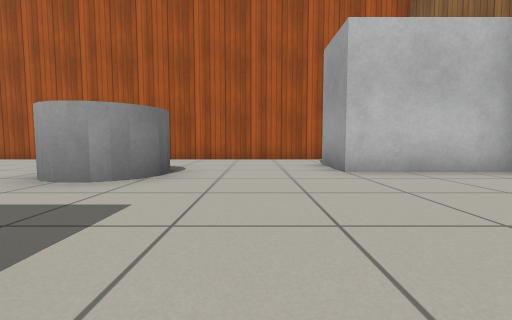
View 1 (above)

20 first-person views from a walk through a Gazebo world. The camera is 0.5 m above the floor, tilts 4° down and sees 90° across. The floor is counted in squares, 1 m on a side. Each view is taken from the middle of a square. On the plan, view 1 faces up. The plan holds only what a view shows up to about 9 squares ahead; the rest is blank. Simple patterns stand in for the simulator's built-in surfaces. Some stock models are drawn as simple stand-ins.

View 2
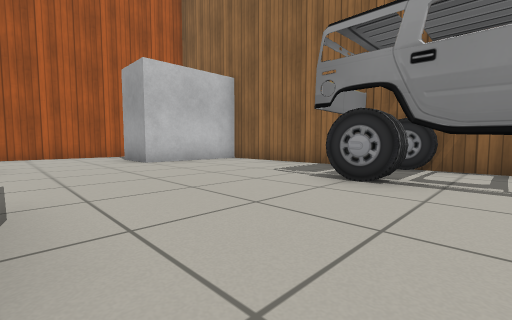

View 3
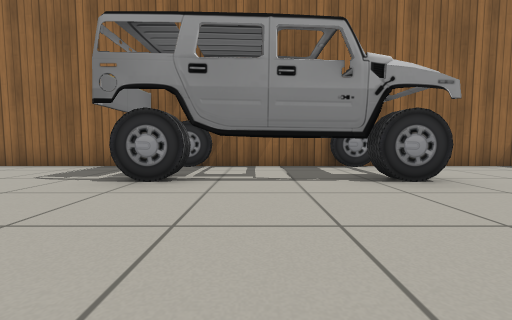

View 4
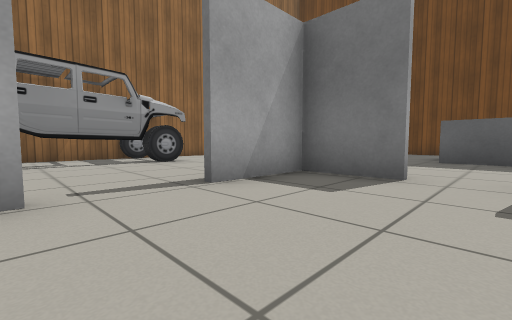

View 5
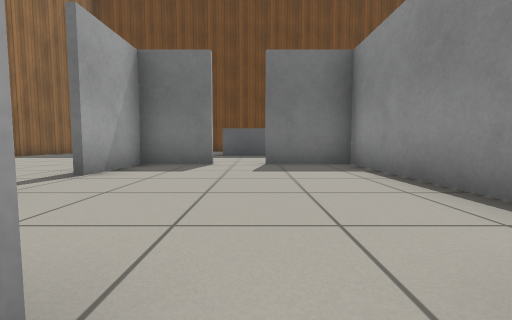

View 6
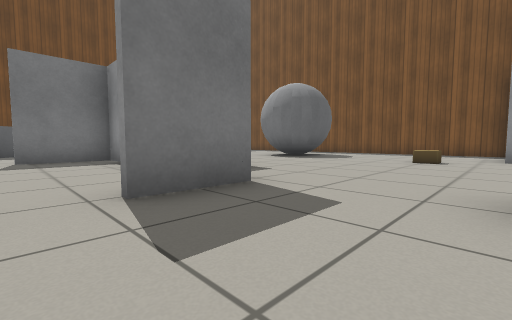

View 7
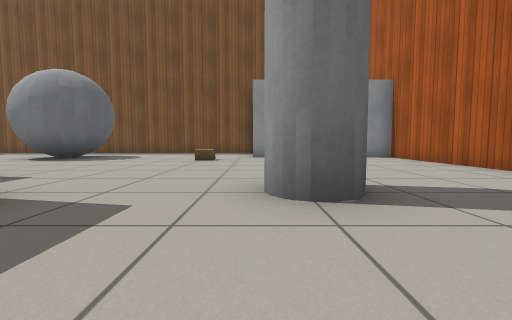

View 8
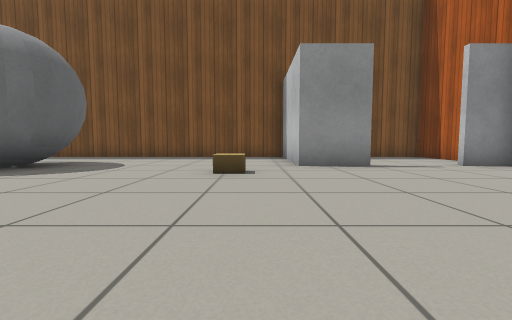

View 9
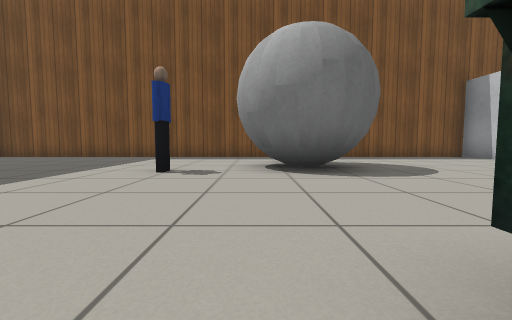

View 10
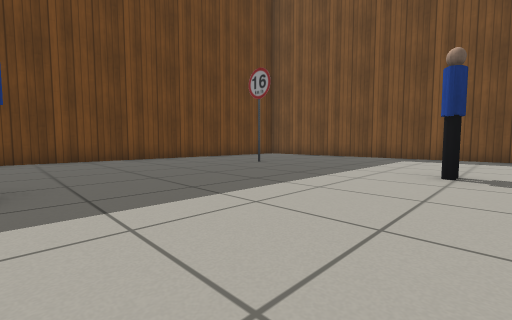

View 11
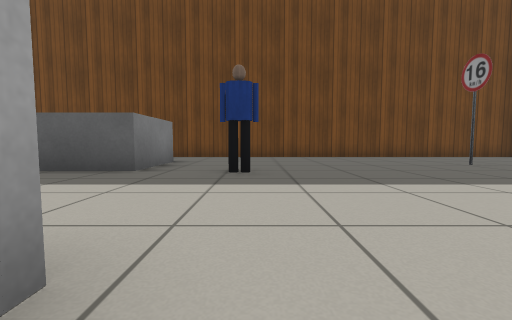

View 12
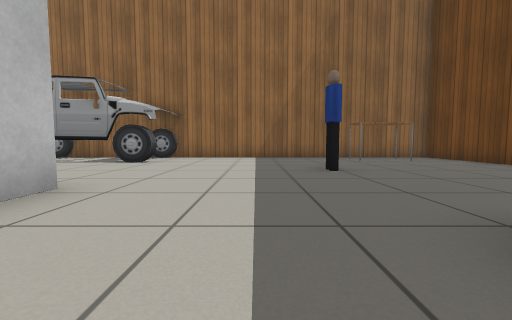

View 13
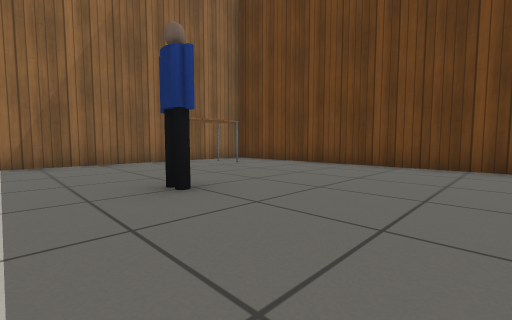

View 14
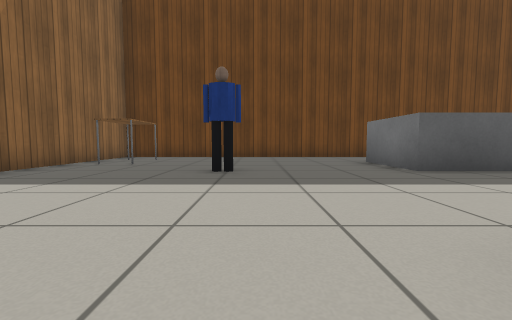

View 15
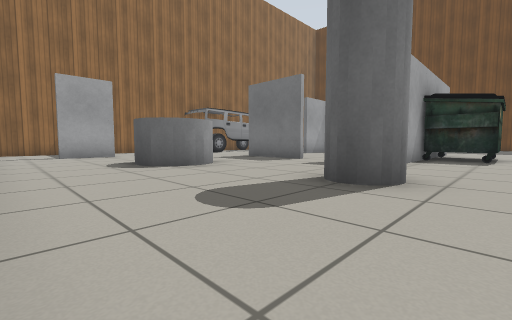

View 16
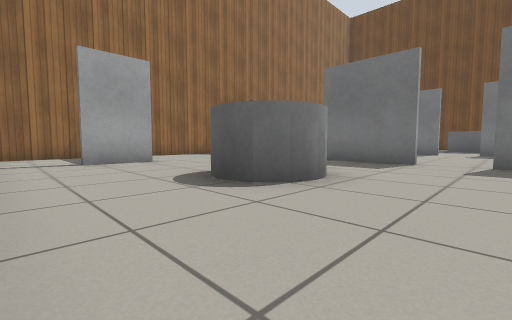

View 17
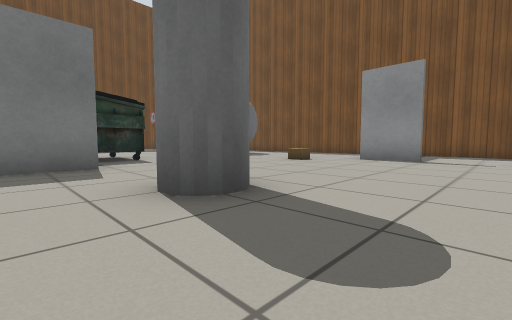

View 18
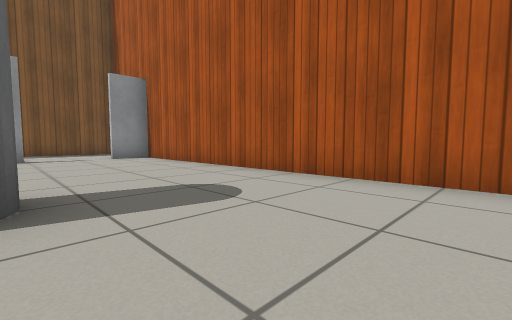

View 19
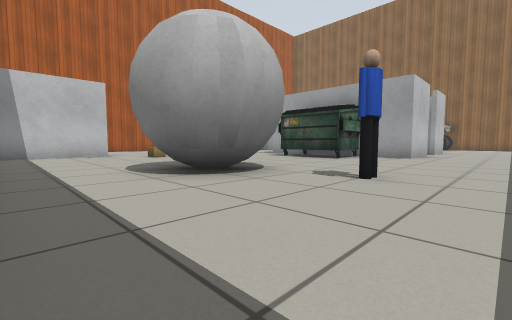

View 20
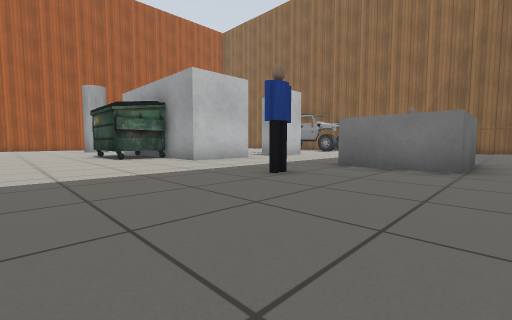

### Floor plan
Key: @ floor where view 1 was taken; # wall or solid block; x gap in a wall; . floor; C grey cylinder; A car; B grey box; R cardboard box; G grey ball; U dumpster; P person; S speed sign; T table.
Columns run from 16 left of view 1 to 5 right of it. Each row starts with its distance up from view 1.
  8 ### ###############
  7 #...#................#
  6 #....................#
  5 #.............C...#  #
  4 #...#....CC..CC...####
  3 #####....C....C......#
  2 #....R...............#
  1 #............###.....#
  0 #.........##.. #@.AAA
 -1 #.......UU#....#..AAA
 -2 #..GGG..U #.......AAA
 -3 #..GGG..UU#....#..AAA
 -4 #..GGG....#....#..AAA
 -5 #.........##xx##....A
 -6 #....P...............#
 -7 #....................#
 -8 #........P.......P...#
 -9 #..........BBB.......#
-10 #...S......BBB.....T.#
-11 #..................T.#
-12 #....................#
-13 ######################

Positions as (right, up) in squares from view 1, and headings:
1: (0, 0), facing up
2: (-1, -2), facing up-right
3: (-1, -2), facing right
4: (-4, -1), facing down-right
5: (-4, 1), facing down
6: (-4, 3), facing down-left
7: (-4, 3), facing left
8: (-7, 2), facing left
9: (-7, -4), facing left
10: (-7, -5), facing down-left
11: (-7, -4), facing down
12: (-4, -7), facing right
13: (-2, -7), facing down-right
14: (0, -4), facing down
15: (-8, 7), facing down-right
16: (-5, 7), facing down-right
17: (-5, 6), facing down-left
18: (-4, 4), facing up-left
19: (-15, -7), facing up-right
20: (-10, -11), facing up-right
